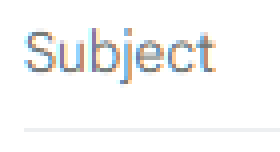
#> input picture subject.png, 70 x 38 px, found by its file name (shown 4 times larger)
$ python get_subject_coords.py
#> lines starting #> are read from the running program, lines starting #| are printed output that depends on the picture
# get_compose_coords.py
import cv2
import numpy as np
import pyautogui

# Load the template image of the Compose button
template = cv2.imread('subject.png', cv2.IMREAD_GRAYSCALE)
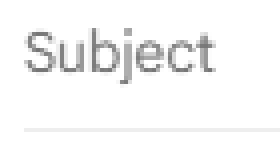
#> template: shape (38, 70) (shown 4 times larger); min 118, max 255, mean 246.5
if template is None:
    raise FileNotFoundError("compose_template.png not found")

w, h = template.shape[::-1]
#> w = 70; h = 38

# Take a screenshot
screenshot = pyautogui.screenshot()
#> (the run stopped early here; a loop or call above may not have finished)
